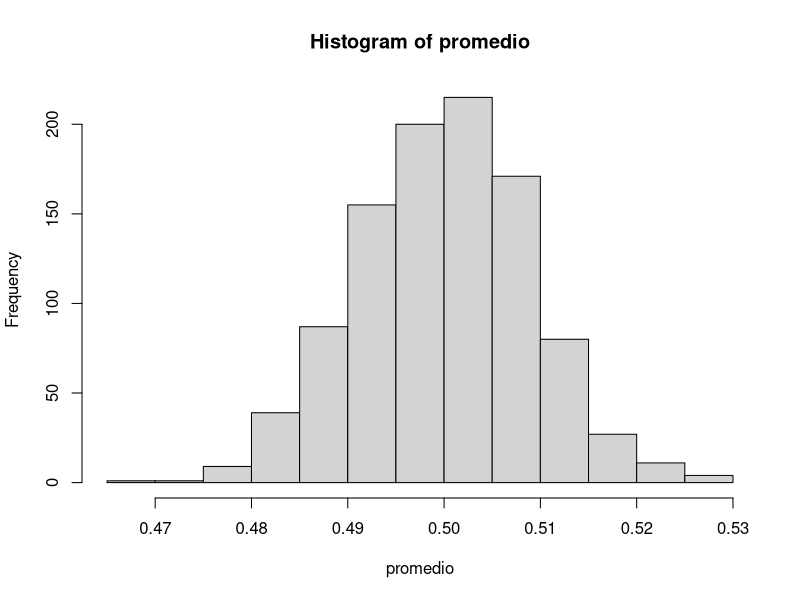

Recreate this plot in R.
m<-1000
n<-100

ralgo <- function(n,distribucion){
  
  promedio <- sapply(lapply(rep(m,n),runif),mean)
  hist(promedio)
}
ralgo(1000,runif)
